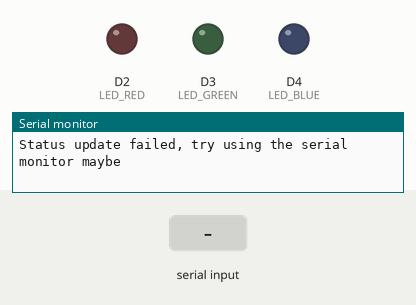
Bench run of a sketch on a simulated Arduino MKR. On the bench: output pins drawn as LEDs (lit = HIGH), the last lines printed to the serial monitor. The test bench sets the inputs (shaded band). WiFi joins after 1.5 s; servers stay silent unless stated; uploads are accepted with an empty reply; not simulated (calls return 0 or success): secret.h.

Above: at 12.7 s.
12.8 s: "red\n" received over Serial
At 13.7 s:
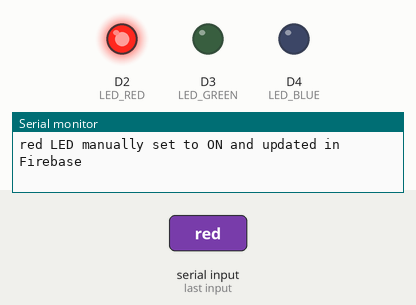
14.4 s: "green\n" received over Serial
At 15.8 s:
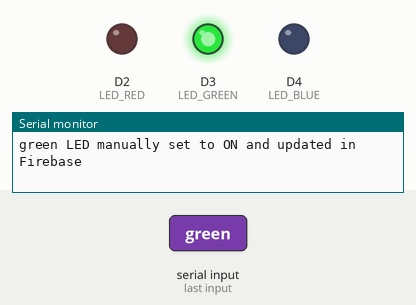
17.0 s: "blue\n" received over Serial
At 19.0 s:
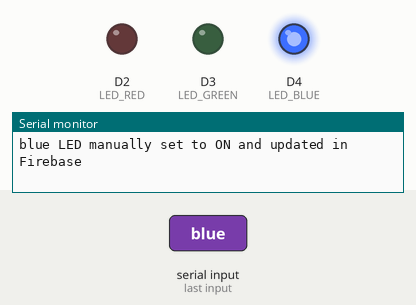
Timing chart, 0 to 20.5 s (numbered marks = the images above; inputs shaded):
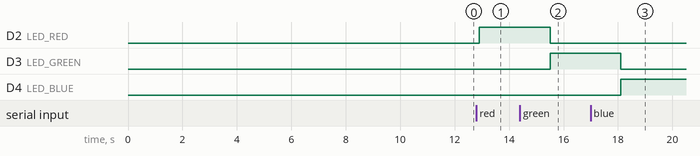

Measured:
- after the input at 12.8 s, D2 (LED_RED): LOW → HIGH after 0.10 s
- after the input at 14.4 s, D2 (LED_RED): HIGH → LOW after 1.1 s; D3 (LED_GREEN): LOW → HIGH after 1.1 s
- after the input at 17.0 s, D3 (LED_GREEN): HIGH → LOW after 1.1 s; D4 (LED_BLUE): LOW → HIGH after 1.1 s

The sketch:

ACFW.ino
```cpp
#include <SPI.h>
#include <WiFiNINA.h>
#include <ArduinoHttpClient.h>
#include <ArduinoJson.h>
#include "secret.h"

// Constants for the Firebase host and HTTPS port
const char* FIREBASE_HOST = "traffic-light-sim-default-rtdb.asia-southeast1.firebasedatabase.app";
const int HTTPS_PORT = 443;

// LED pin assignments on the Arduino board
const int LED_RED = 2;
const int LED_GREEN = 3;
const int LED_BLUE = 4;

// Setting up the WiFi and HTTP client objects
WiFiSSLClient wifiClient;
HttpClient httpClient(wifiClient, FIREBASE_HOST, HTTPS_PORT);

void setup() {
  Serial.begin(9600);
  while(!Serial){}
  connectWifi();
  pinMode(LED_RED, OUTPUT);
  pinMode(LED_GREEN, OUTPUT);
  pinMode(LED_BLUE, OUTPUT);
}

void loop() {
  // Updates traffic status based on Firebase data
  if (updateTrafficStatus()) {
    Serial.println("Traffic status updated");
  } else {
    Serial.println("Status update failed, try using the serial monitor maybe");
  }

  // Toggles LEDs based on data that is available in the serial monitor to read
  if (Serial.available()) {
    String color = Serial.readStringUntil('\n');
    color.trim();
    color.toLowerCase();
    manualOverride(color);
  }

  // 1 second delay between 2 requests
  delay(1000);
}

// Function to connect to WiFi
void connectWifi() {
  if(WiFi.status() != WL_CONNECTED){
    Serial.print("Attempting to connect to SSID: ");
    Serial.println(SECRET_SSID);
    while(WiFi.status() != WL_CONNECTED){
      WiFi.begin(SECRET_SSID, SECRET_PASS);
      Serial.print(".");
      delay(10000);
    }
  }
  Serial.println("\nWiFi connected!");
}

// Function to toggle LEDs based on the input color
void manualOverride(String color) {
    int ledPin = -1;
    String path;

    // First, determine which LED is being toggled and prepare the path
    if (color == "red") {
        ledPin = LED_RED;
        path = "/LEDcolor.json";
    } else if (color == "green") {
        ledPin = LED_GREEN;
        path = "/LEDcolor.json";
    } else if (color == "blue") {
        ledPin = LED_BLUE;
        path = "/LEDcolor.json";
    }

    if (ledPin != -1) {
        // Turn all LEDs off first
        digitalWrite(LED_RED, LOW);
        digitalWrite(LED_GREEN, LOW);
        digitalWrite(LED_BLUE, LOW);

        // Then turn only the selected LED on
        digitalWrite(ledPin, HIGH);

        // Update all LED states in Firebase to ensure only the selected one is on
        DynamicJsonDocument doc(1024);
        doc["Red"] = (ledPin == LED_RED);
        doc["Green"] = (ledPin == LED_GREEN);
        doc["Blue"] = (ledPin == LED_BLUE);

        // Serialize JSON to send to Firebase
        String output;
        serializeJson(doc, output);

        // Send a PUT request to update all LED states in Firebase
        httpClient.beginRequest();
        httpClient.put(path, "application/json", output);
        httpClient.endRequest();

        int statusCode = httpClient.responseStatusCode();
        if (statusCode == 200) {
            Serial.print(color + " LED manually set to ON and updated in Firebase\n");
        } else {
            Serial.print("Failed to update Firebase. Status code: ");
            Serial.println(statusCode);
        }
    } else {
        Serial.println("Invalid color specified");
    }
}

// Function to update the LED status from Firebase
bool updateTrafficStatus() {
  httpClient.beginRequest();
  httpClient.get("/LEDcolor.json");
  httpClient.endRequest();

  int statusCode = httpClient.responseStatusCode();
  if (statusCode == 200) {
      String response = httpClient.responseBody();
      DynamicJsonDocument doc(256);
      DeserializationError error = deserializeJson(doc, response);

      if (!error) {
          digitalWrite(LED_RED, doc["Red"] ? HIGH : LOW);
          digitalWrite(LED_GREEN, doc["Green"] ? HIGH : LOW);
          digitalWrite(LED_BLUE, doc["Blue"] ? HIGH : LOW);
          return true;
      } else {
          Serial.print("JSON deserialize failed: ");
          Serial.println(error.c_str());
      }
  } else {
      Serial.print("HTTP GET failed, status code = ");
      Serial.println(statusCode);
  }

  Serial.println("Status update failed, try using the serial monitor maybe");
  return false;
}
```
